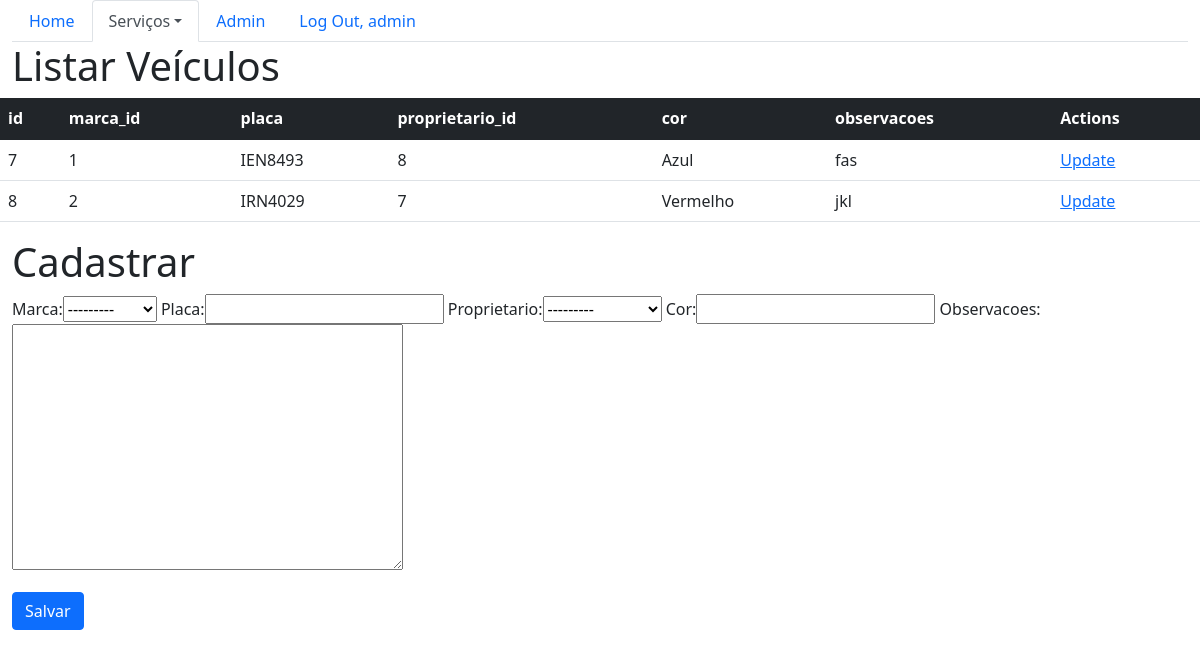
Before: /sistema/veiculos/ (signed in) with the older database file.
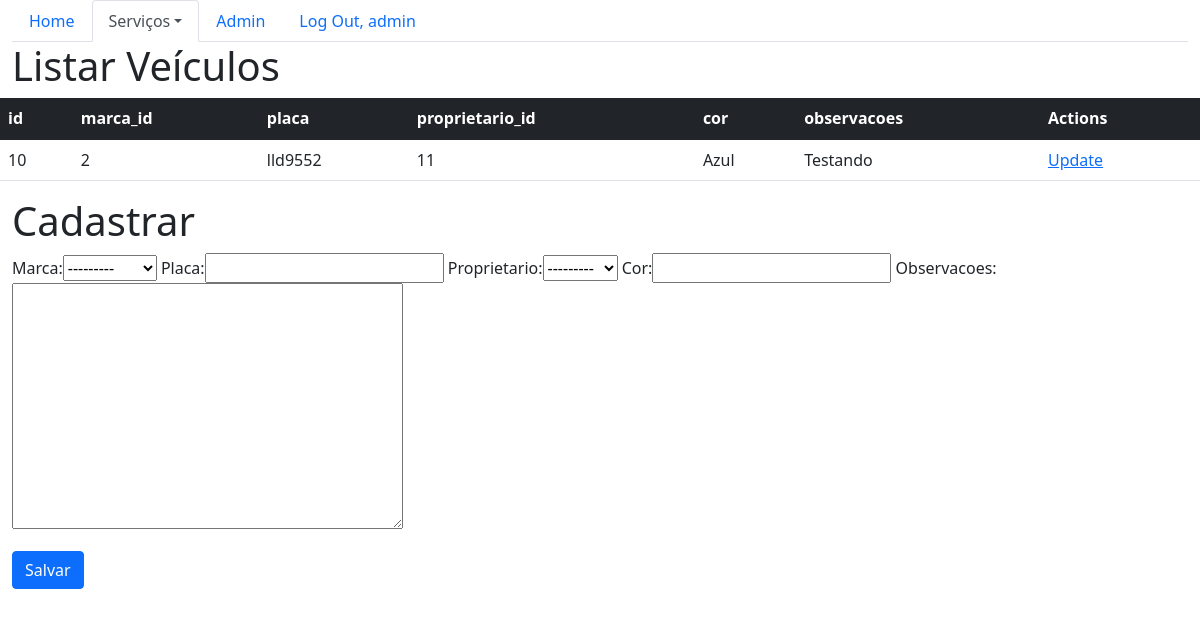
After: the same page with the newer database file.
### core/models.py (models this page shows, shortened)
class Veiculo(models.Model):
    marca = models.ForeignKey(Marca, on_delete=models.CASCADE)
    placa = models.CharField(max_length=7)
    proprietario = models.ForeignKey(Pessoa, on_delete=models.CASCADE)
    cor = models.CharField(max_length=15)
    observacoes = models.TextField()

### core/views.py (the view)
# urls.py: path('veiculos/', lista_veiculos, name='core_lista_veiculos'),
@login_required()
def lista_veiculos(request):
    data = {}
    veiculos = Veiculo.objects.all()
    form = VeiculoForm()
    data['tag'] = 'Vei'
    data['titulo'] = 'Veículos'
    data['form'] = form
    data['create_url'] = 'core_veiculo_novo'
    data['update_url'] = 'core_veiculo_update'
    objs = []
    for obj in veiculos:
        atts = dict((name, getattr(obj, name)) for name in vars(obj) if not name.startswith('_'))
        objs.append(atts)
    data['objs'] = objs
    return render(request, 'core/listar.html', data)

### core/forms.py
class VeiculoForm(ModelForm):
    class Meta:
        model = Veiculo
        fields = '__all__'

### core/models.py (called while the page is built)
    def __str__(self):
        return self.nome

    def __str__(self):
        return self.nome

### core/templates/core/listar.html (shortened to what this page needs)
{% extends 'core/base_servicos.html' %}
{% load bootstrap %}
{% block main %}
    <div class="row">
        <h1>Listar {{ titulo }}</h1>
        <table class="table">
            <thead class="table-dark">
                <tr>
                    {% for key, value in objs.0.items %}
                        <th>{{ key }}</th>
                    {% endfor %}
                    <th>Actions</th>
                </tr>
            </thead>
            <tbody>
                {% for obj in objs %}
                    <tr>
                        {% for key, value in obj.items %}
                            <td>{{ value }}</td>
                        {% endfor %}
                        <td>
                            <a href="{% url update_url obj.id %}">Update</a>
                        </td>
                    </tr>
                {% endfor %}
            </tbody>
        </table>
        <h1>Cadastrar</h1>
        <form action="{% url create_url %}" method="POST">
            {{ form|bootstrap }}
            <button type="submit" class="btn btn-primary">Salvar</button>
        </form>
    </div>
{% endblock %}

### core/templates/core/base_servicos.html (shortened to what this page needs)
{% extends 'core/base.html' %}
{% block menu_servicos %}active{% endblock %}

### core/templates/core/base.html (shortened to what this page needs)
{% extends 'base.html' %}
{% block menu %}
    <ul class="nav nav-tabs">
        <li class="nav-item">
            <a class="nav-link {% block menu_home %}{% endblock %}" aria-current="page" href="{% url 'core_home' %}">Home</a>
        </li>
        <li class="nav-item dropdown">
            <a class="nav-link dropdown-toggle {% block menu_servicos %}{% endblock %}" data-bs-toggle="dropdown" href="#" role="button"
                aria-expanded="false">Serviços</a>
        </li>
        <li class="nav-item">
            <a class="nav-link" href="/admin">Admin</a>
        </li>
        {% if user.is_authenticated %}
            <li class="nav-item">
                <a class="nav-link" href="{% url 'logout' %}">Log Out, {{ user }}</a>
            </li>
        {% else %}
            <li class="nav-item">
                <a class="nav-link" href="{% url 'login' %}">Login</a>
            </li>
        {% endif %}
    </ul>
{% endblock %}

### templates/base.html (shortened to what this page needs)
{% load static %}
<!DOCTYPE html>
<html lang="en">
<head>
    <link rel="stylesheet" href="{% static 'bootstrap/css/bootstrap.css' %}">
</head>
<body>
    <div class="container-fluid">
        {% block menu %}
        {% endblock %}
        {% block main %}
        {% endblock %}
    </div>
</body>
</html>

Changed rows visible on the page:
removed Veiculo: obj "IEN8493" "Azul" "fas"
removed Veiculo: obj "IRN4029" "Vermelho" "jkl"
added Veiculo: obj "lld9552" "Azul" "Testando"
Other visible differences:
list line gone: "7 1 8"
new list line: "10 2 11"
list line gone: "8 2 7 Update"
